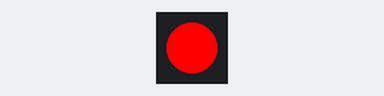
A program run on a simulated Raspberry Pi (BCM pin numbers). On the bench: 1 RGB LEDs in strip order, left to right. At 1.0 s the program stops and its outputs stay as they are.

Above: at 0.1 s.
At 0.7 s:
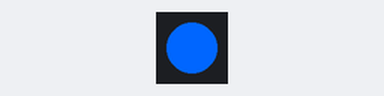
At 1.1 s:
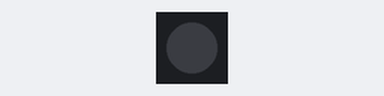
Timing chart, 0 to 2.5 s (numbered marks = the images above):
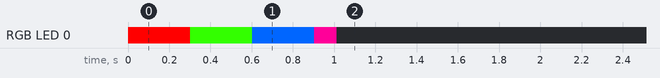

The program:

rgb_led.py
```python
from gpiozero import RGBLED
from time import sleep
import colorsys

led = RGBLED(red=21, green=20, blue=16)

#led.color=(0.1, 0.9, 0.5)

#while(True):
for hue in range(101):
    # https://docs.python.org/2/library/colorsys.html
    (r, g, b) = colorsys.hsv_to_rgb(hue/100, 1.0, 1.0)
    #R, G, B = int(255 * r), int(255 * g), int(255 * b)
    led.color=(r,g,b)
    sleep(0.01)
led.close
#for red in range(256) :
#    for green in range(25) :
 #       for blue in range(256) :
  #          led.color=(red/256, green/256, blue/256)
   #         sleep(0.01)
```

Measured:
- by itself, RGB LED 0: off → RGB(255, 0, 0) at 0.00 s, → RGB(51, 255, 0) 0.30 s later, → RGB(0, 102, 255) 0.30 s later, → RGB(255, 0, 153) 0.30 s later, … (5 changes in this stretch)
